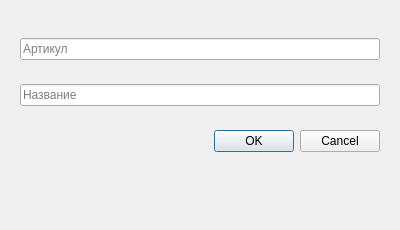
<?xml version="1.0" encoding="UTF-8"?>
<ui version="4.0">
 <class>DetailDialog</class>
 <widget class="QDialog" name="DetailDialog">
  <property name="geometry">
   <rect><x>0</x><y>0</y><width>400</width><height>230</height></rect>
  </property>
  <property name="windowTitle"><string>Деталь</string></property>
  <widget class="QWidget" name="">
   <property name="geometry">
    <rect><x>20</x><y>20</y><width>360</width><height>150</height></rect>
   </property>
   <layout class="QVBoxLayout" name="verticalLayout">
    <item>
     <widget class="QLineEdit" name="lineArticle">
      <property name="placeholderText"><string>Артикул</string></property>
     </widget>
    </item>
    <item>
     <widget class="QLineEdit" name="lineName">
      <property name="placeholderText"><string>Название</string></property>
     </widget>
    </item>
    <item>
     <widget class="QDialogButtonBox" name="buttonBox">
      <property name="standardButtons"><set>QDialogButtonBox::Ok|QDialogButtonBox::Cancel</set></property>
     </widget>
    </item>
   </layout>
  </widget>
 </widget>
 <resources/>
 <connections/>
</ui>
